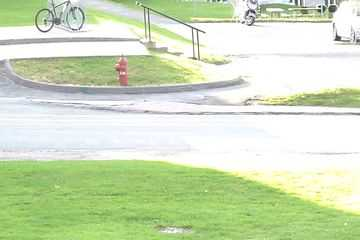
#> input picture pedestrian/input/in000006.jpg, 360 x 240 px, given in place of in000300.jpg, which was not available; the run also reads 1 picture not shown here
$ python ex_2_1.py
#> lines starting #> are read from the running program, lines starting #| are printed output that depends on the picture; after the words box and inside, x2 and y2 are one past the last pixel; in counts of white or black regions, pixels touching at a corner belong together; pictures that were not available may be replaced by others from this repository, and a replacement may not be noted
"""Image sequence loading and display"""
import cv2


def binarize(I):
    I = cv2.adaptiveThreshold(I,255,cv2.ADAPTIVE_THRESH_GAUSSIAN_C, cv2.THRESH_BINARY,11,2)
    return I


def grayscale(I):
    I = cv2.cvtColor(I, cv2.COLOR_BGR2GRAY)
    return I


start = 300
IP = binarize(grayscale(cv2.imread('../pedestrian/input/in%06d.jpg' % start)))
#> in grayscale, `I = cv2.cvtColor(I, cv2.COLOR_BGR2GRAY)`:
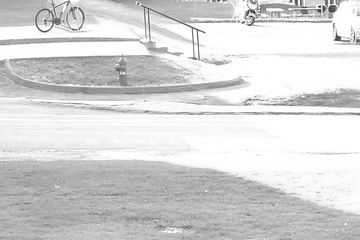
#> I: shape (240, 360); min 29, max 255, mean 214.3
#> in binarize, `I = cv2.adaptiveThreshold(I,255,cv2.ADAPTIVE_THRESH_GAUSSIAN_C, cv2.TH..`:
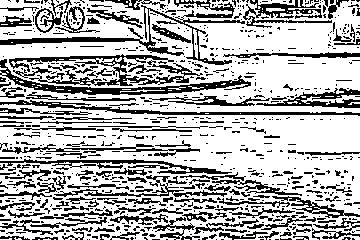
#> I: shape (240, 360); 69.3% white; black in thin lines or dots

for i in range(start + 1, 1100):
    I = binarize(grayscale(cv2.imread('../pedestrian/input/in%06d.jpg' % i)))
#> in binarize (call 2), `I = cv2.adaptiveThreshold(I,255,cv2.ADAPTIVE_THRESH_GAUSSIAN_C, cv2.TH..`:
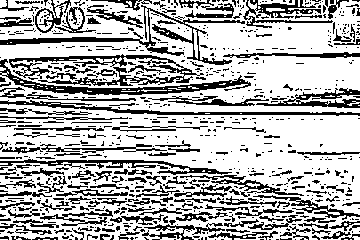
#> I: shape (240, 360); 69.5% white; black in thin lines or dots
    IC = cv2.absdiff(I, IP)
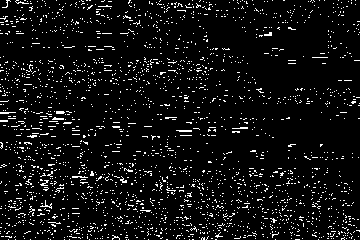
#> IC: shape (240, 360); 6.5% white in thin lines or dots
    kernel = cv2.getStructuringElement(cv2.MORPH_ELLIPSE, (3, 3))
    IC = cv2.medianBlur(IC, 5)
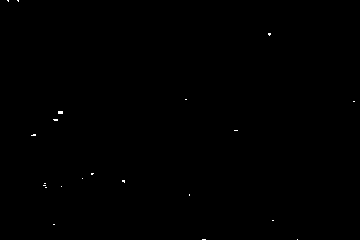
#> IC: shape (240, 360); 0.1% white in thin lines or dots
    IC = cv2.erode(IC, kernel)
#> IC: shape (240, 360); 0% white in thin lines or dots, all inside (x1, y1, x2, y2) = (59, 34, 270, 113)
    IC = cv2.dilate(IC, kernel)
#> IC: shape (240, 360); 0.02% white in thin lines or dots, all inside (x1, y1, x2, y2) = (58, 33, 271, 114)
#> (the run stopped early here; a loop or call above may not have finished)
